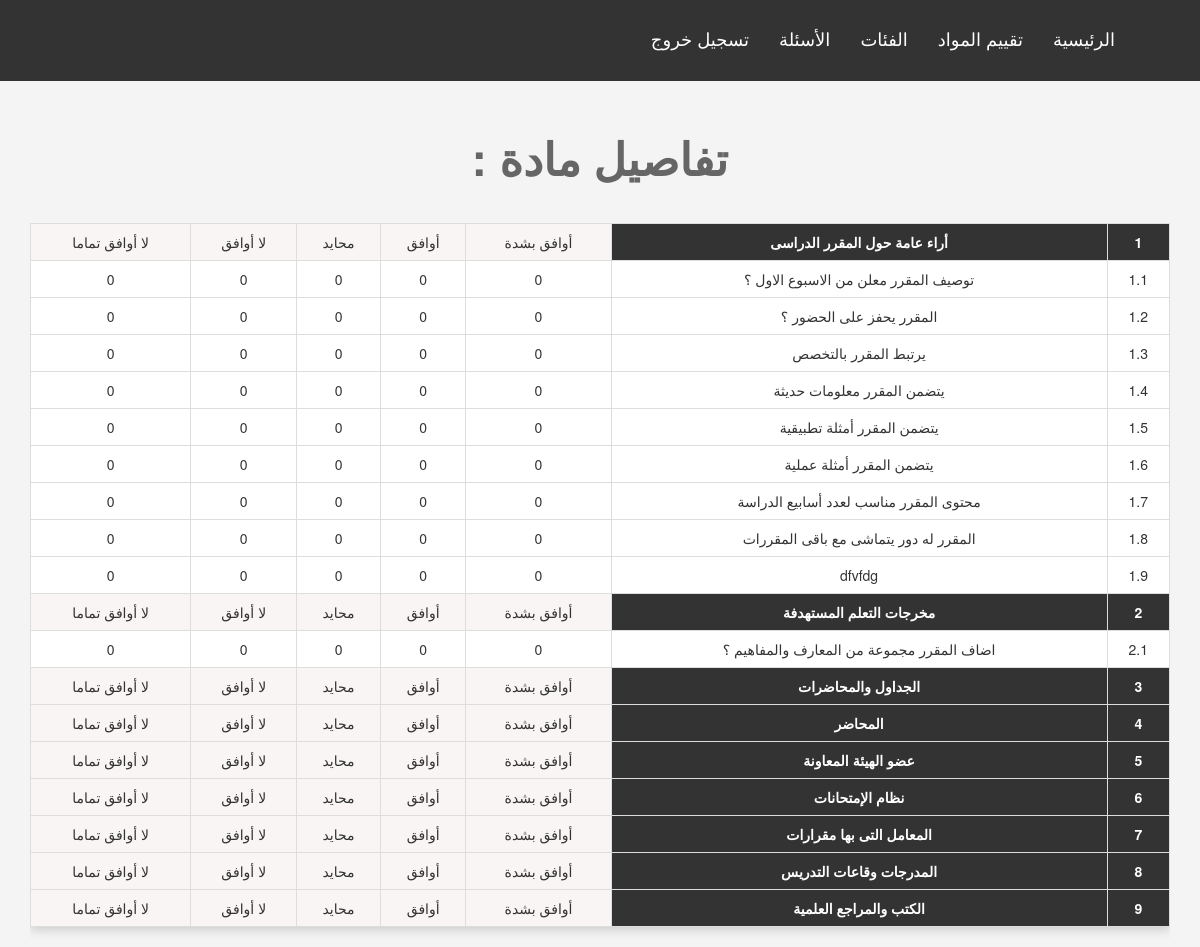
Page /admin/details.php on the committed database.
### tables this page shows
CREATE TABLE `titles` (
  `title_id` int(11) NOT NULL,
  `title` varchar(255) NOT NULL
);

CREATE TABLE `questions` (
  `question_id` int(11) NOT NULL,
  `question` varchar(255) NOT NULL,
  `title_id` int(11) NOT NULL
);

### admin/details.php (the view, shortened to what this page needs)
<?php
	include 'init.php';
	if(isset($_GET['id'])){
		$id=$_GET['id'];
	}else{
		$id=0;
	}
	$select_sql="SELECT * FROM subjects WHERE subject_id=$id";
	$select_result=mysqli_query($connect,$select_sql);
	$row=mysqli_fetch_assoc($select_result);
	$cat_sql=" SELECT * FROM `titles` ORDER BY title_id";
	$cat_result=mysqli_query($connect,$cat_sql);
	$cat_data=array();
	while ($cat_row=mysqli_fetch_assoc($cat_result)) {
		$cat_data[]=$cat_row;
	}
	function get_val($qu_id,$val){
		global $id;
		global $connect;
		$num_answer_sql="SELECT * FROM details WHERE subject_id='$id' AND question_id='$qu_id'";
		$num_answer_sql_result=mysqli_query($connect,$num_answer_sql);
		$num_answer_rows=mysqli_num_rows($num_answer_sql_result);
		$num_answer_val="SELECT * FROM details WHERE subject_id='$id' AND question_id='$qu_id' AND answer='$val'";
		$num_answer_val_result=mysqli_query($connect,$num_answer_val);
		$num_answer_val_rows=mysqli_num_rows($num_answer_val_result);
		if ($num_answer_rows==0) {
			$num_answer_rows=1;
		}
		$ratio=$num_answer_val_rows/$num_answer_rows;
		return round($ratio*100,3);
	}
?>
<h1 class="text-center">تفاصيل مادة : <?php echo $row['name']; ?></h1>
		<div class="container">
			<div class="table-responsive">
				<table class="main-table text-center table table-bordered">
				<?php $title_count=1; foreach ($cat_data as $cat_value) {
					$title_id=$cat_value['title_id'];
					$qu_sql="SELECT * FROM questions WHERE title_id='$title_id'";
					$qu_sql_result=mysqli_query($connect,$qu_sql);
					$qu_data= array();
					while ($qu_row=mysqli_fetch_assoc($qu_sql_result)) {
						$qu_data[]=$qu_row;
					}
				?>
					<tr>
						<th><?php echo $title_count; ?></th>
						<th><?php echo $cat_value['title']; ?></th>
						<td style="background-color: #f9f5f5;">أوافق بشدة</td>
						<td style="background-color: #f9f5f5;">أوافق </td>
						<td style="background-color: #f9f5f5;">محايد</td>
						<td style="background-color: #f9f5f5;">لا أوافق </td>
						<td style="background-color: #f9f5f5;">لا أوافق تماما</td>
					</tr>
					<?php $qu_count=1; foreach ($qu_data as $qu_value) { ?>
						<tr>
							<td><?php echo $title_count.".".$qu_count; ?></td>
							<td><?php echo $qu_value['question']; ?></td>
							<td><?php echo get_val($qu_value['question_id'],5); ?></td>
							<td><?php echo get_val($qu_value['question_id'],4); ?></td>
							<td><?php echo get_val($qu_value['question_id'],3); ?></td>
							<td><?php echo get_val($qu_value['question_id'],2); ?></td>
							<td><?php echo get_val($qu_value['question_id'],1); ?></td>
						</tr>
					<?php $qu_count++; } ?>
				<?php $title_count++; } ?>
				</table>
			</div>

### admin/layout/css/backend.css (style rules this page uses)
body { background-color: #F4F4F4; }
h1 { font-size: 45px; margin: 40px 0; font-weight: bold; color: #666; }
.main-table { -webkit-box-shadow:0 3px 10px #ccc; }
.main-table td { background-color: #fff; vertical-align: middle !important; }
.main-table tr th { background-color: #333; color: #fff; text-align: center; }
h1 { margin-top: 133px; }

### admin/details.php (style rules this page uses)
body { direction: rtl; }

### rows in the picture
titles: title "أراء عامة حول المقرر الدراسى"
questions: question "توصيف المقرر معلن من الاسبوع الاول ؟", question_id "0"
questions: question "المقرر يحفز على الحضور ؟", question_id "0"
questions: question "يرتبط المقرر بالتخصص", question_id "0"
questions: question "يتضمن المقرر معلومات حديثة", question_id "0"
questions: question "يتضمن المقرر أمثلة تطبيقية", question_id "0"
questions: question "يتضمن المقرر أمثلة عملية", question_id "0"
questions: question "محتوى المقرر مناسب لعدد أسابيع الدراسة", question_id "0"
questions: question "المقرر له دور يتماشى مع باقى المقررات", question_id "0"
questions: question "dfvfdg", question_id "0"
titles: title "مخرجات التعلم المستهدفة"
questions: question "اضاف المقرر مجموعة من المعارف والمفاهيم ؟", question_id "0"
titles: title "الجداول والمحاضرات"
titles: title "المحاضر"
titles: title "عضو الهيئة المعاونة"
titles: title "نظام الإمتحانات"
titles: title "المعامل التى بها مقرارات"
titles: title "المدرجات وقاعات التدريس"
titles: title "الكتب والمراجع العلمية"
